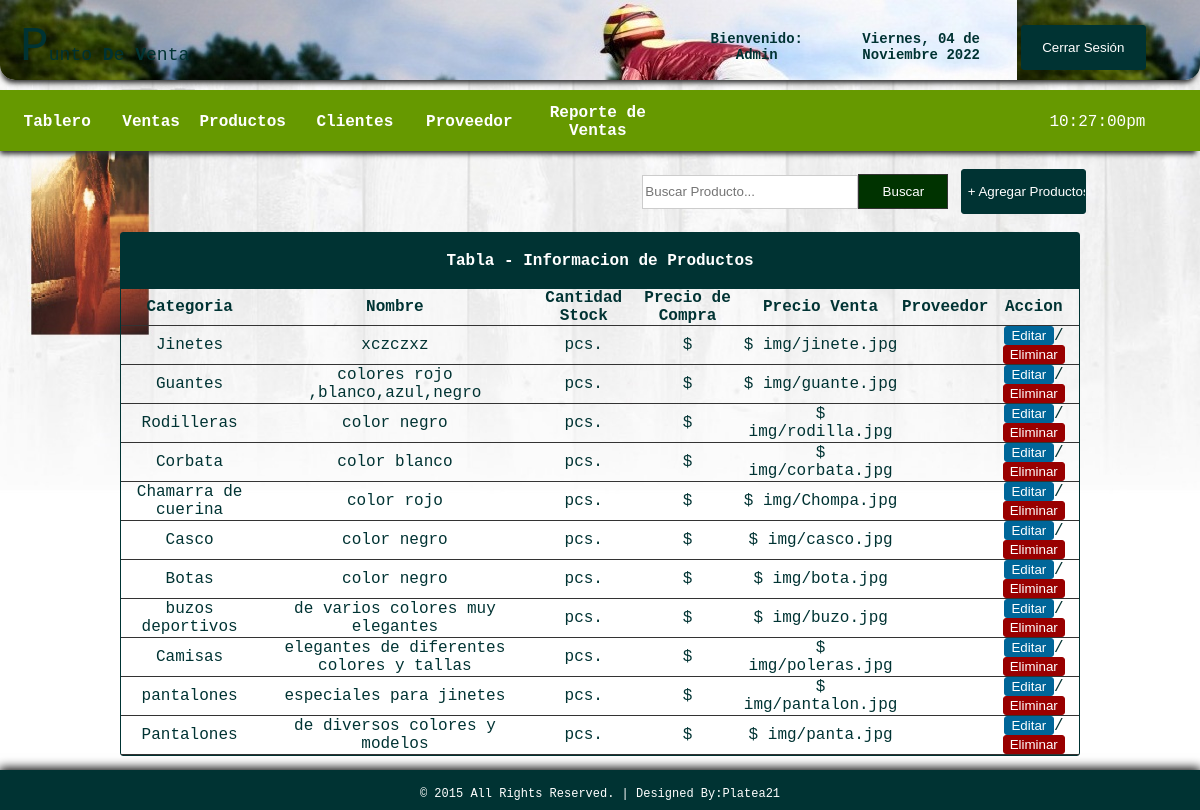
The app's page /Sitio1.php (signed in) with its own data.
### tables this page shows
CREATE TABLE `sitios1` (
  `idSitio1` int(11) NOT NULL,
  `nombre` varchar(60) NOT NULL,
  `descripcion` varchar(500) NOT NULL,
  `foto` varchar(100) NOT NULL
);

### Sitio1.php (the view, shortened to what this page needs)
<!DOCTYPE html PUBLIC "-//W3C//DTD XHTML 1.0 Transitional//EN" "http://www.w3.org/TR/xhtml1/DTD/xhtml1-transitional.dtd">
<html xmlns="http://www.w3.org/1999/xhtml">
<head>
</head>
<link rel="stylesheet" type="text/css" href="css/css1.css">
<body>
<div id="container">
<div id="header">
<table cellspacing="0" width="100%" border="0" cellpadding="20px">
<tr>
	<td width="56%">
    <table width="41%" border="0" cellspacing="0" cellpadding="0">
	  <tr>
	    <td width="80%" align="left"> <font size="12px">P</font><span style="font-size: 18px;">unto <b>D</b>e <b>V</b>enta</span></td>
	    </tr>
	  </table></td>
    <td style="font-size:14px;">
      <table width="93%" border="0" cellspacing="0" cellpadding="0">
        <tr>
        	<th scope="col">Bienvenido: <?php echo $_SESSION['access'];?></th>
          	<th scope="col"><?php
			include_once("date1.php");
			?></th>
          	<th scope="col" width="20px"><a href="logout.php">
            <input type="button" id="btnadd" value="Cerrar Sesión" align="middle" />
          	</a></th>
        </tr>
  </table></td>
    </tr>
</table>
</div>
<br><br><br><br><br>
<div id = "headnav">
<table width="100%" border="0" cellpadding="0" cellspacing="0">
<tr>
	<td width="669" height="62">
	<table width="669" border="0" cellspacing="0" cellpadding="0">
	  <tr>
	    <th width="90" height="56" scope="col"><a href="index.php">Tablero</a></th>
	    <th width="50" scope="col"><a href="sales.php">Ventas</a></th>
	    <th width="80" scope="col"><a href="sitios1.php">Productos</a></th>
	    <th width="90" scope="col"><a href="customers.php">Clientes</a></th>
	    <th width="90" scope="col"><a href="supplier.php">Proveedor</a></th>
	    <th width="112" scope="col"><a href="salesreport.php">Reporte de Ventas</a></th>
	    </tr>
	  </table>
      </td>
      <td width="13">
      <table border="0" cellspacing="0" cellpadding="0">
      	<tr>
        	<td align="left" style="color:#FFF">
            <?php
			$date_time=date("h:i:sa");
			echo $date_time;
			?>
            </td>
        </tr>
      </table>
      </td>
</tr>
</table>
</div>
<br>
<table width="83%" border="0" align="center" cellpadding="0" cellspacing="0">
      <tr>
        <td width="741" align="right">
        <form action="result_sitios1.php" method="get" ecntype="multipart/data-form">
        <input type="text" name="query" style="border:1px solid #CCC; color: #333; width:210px; height:30px;" placeholder="Buscar Producto..." /><input type="submit" id="btnsearch" value="Buscar" name="search" />
        </form>
        </td>
        <td width="131" height="37">
        <a href="javascript:void(0)" onclick="toggle_visibility('popup-box1')"><input type="button" id="btnadd" value="+ Agregar Productos" /></a>
        </td>
      </tr>
    </table></th>
  <br>
  <tr>
    <td>
    <table border="0" cellpadding="0" cellspacing="0" align="center" width="80%" style="border:1px solid #033; color:#033;">
     <tr>
     <th colspan="7" align="center" height="55px" style="border-bottom:1px solid #033; background: #033; color:#FFF;"> Tabla - Informacion de Productos	</th>
    </tr>
      <tr height="30px">
        <th style="border-bottom:1px solid #333;"> Categoria </th>
        <th style="border-bottom:1px solid #333;"> Nombre </th>
        <th style="border-bottom:1px solid #333;"> Cantidad Stock </th>
        <th style="border-bottom:1px solid #333;"> Precio de Compra </th>
        <th style="border-bottom:1px solid #333;"> Precio Venta </th>
        <th style="border-bottom:1px solid #333;"> Proveedor </th>
        <th style="border-bottom:1px solid #333;"> Accion </th>
      </tr>
       <?php
require('config.php');
$query="SELECT * FROM sitios1";
$result=mysqli_query($db_link, $query);
while ($row=mysqli_fetch_array($result)){?>
      <tr align="center" style="height:25px">
      	<td style="border-bottom:1px solid #333;"> <?php echo $row['nombre']; ?> </td>
        <td style="border-bottom:1px solid #333;"> <?php echo $row['descripcion']; ?> </td>
        <td style="border-bottom:1px solid #333;"> <?php echo $row['cantidad']; ?> pcs. </td>
        <td style="border-bottom:1px solid #333;">$ <?php echo $row['purchase']; ?> </td>
        <td style="border-bottom:1px solid #333;">$ <?php echo $row['foto']; ?> </td>
        <td style="border-bottom:1px solid #333;"> <?php echo $row['supplier']; ?> </td>
        <td style="border-bottom:1px solid #333;">
        <a href="edit_item.php?id=<?php echo md5($row['id']);?>"><input type="button" value="Editar" style="width:50px; height:20; color:#FFF; background:#069; border:1px solid #069; border-radius:3px;"></a>/<a href="delete_item.php?id=<?php echo md5($row['id']);?>"><input type="button" value="Eliminar" style="width:15; height:20; color:#FFF; background: #900; border:1px solid #900; border-radius:3px;"></a>
        </td>
      </tr>
   <?php
}?>
    </table>
  </td>
  </tr>
<br><br><br>
<div id="footer">
<table border="0" cellpadding="15px" align="center"; style="size: 12px; font-family: 'Courier New', Courier, monospace; color: #FFF; font-size: 12px;">
<tr>
	<td>
    &copy; 2015 All Rights Reserved.  |  Designed By:<a href="https://www.facebook.com/platea21">Platea21</a>
    </td>
</tr>
</table>
</div>
</div>
</body>
</html>

### css/css1.css (style rules this page uses)
html { font-family: "Courier New", Courier, monospace; color: #033; height:100%; margin:0; padding:0; -webkit-background-size: cover; -moz-background-size: cover; -o-background-size: cover; background-size: cover; }
body { margin:0; font-size:16px; height:100%; margin:0; padding:0; background:url(../images/bgimg.jpg) no-repeat center fixed; -webkit-background-size: cover; -moz-background-size: cover; -o-background-size: cover; background-size: cover; }
#container { height:100px; width: auto; margin:0 auto; }
#header { box-shadow: -1px 5px 5px -2px #333333; position:fixed; width:100%; height:80px; border-radius:0px 0px 15px 15px; background-image: url('img/23.jpg'); }
#footer { clear: both; background: #033; height: 40px; width: 100%; position: fixed; left: 0px; bottom: 0px; text-align: center; box-shadow:0px -1px 10px 1px #000; }
#headnav { box-shadow: -2px 5px 5px -2px #333333; border-top:1px solid #690; padding:0px; clear:both; background: #690; height:60px; width:100%; }
#btnsearch { border:1px solid #333; background: #030; height:35px; width:90px; color: #FFF; font-family:"Lucida Sans Unicode", "Lucida Grande", sans-serif; }
#btnadd { border:1px solid #033; background: #033; border-radius:3px; height:45px; width:125px; color: #FFF; font-family:"Lucida Sans Unicode", "Lucida Grande", sans-serif; }
a:link { color:#FFF; text-decoration: none; }
table { border-radius:3px; text-align: center; }

### records on screen
sitios1: nombre "Jinetes", descripcion "xczczxz", foto "img/jinete.jpg"
sitios1: nombre "Guantes", descripcion "colores rojo ,blanco,azul,negro", foto "img/guante.jpg"
sitios1: nombre "Rodilleras", descripcion "color negro", foto "img/rodilla.jpg"
sitios1: nombre "Corbata", descripcion "color blanco", foto "img/corbata.jpg"
sitios1: nombre "Chamarra de cuerina", descripcion "color rojo", foto "img/Chompa.jpg"
sitios1: nombre "Casco", descripcion "color negro", foto "img/casco.jpg"
sitios1: nombre "Botas", descripcion "color negro", foto "img/bota.jpg"
sitios1: nombre "buzos deportivos", descripcion "de varios colores muy elegantes", foto "img/buzo.jpg"
sitios1: nombre "Camisas", descripcion "elegantes de diferentes colores y tallas", foto "img/poleras.jpg"
sitios1: nombre "pantalones", descripcion "especiales para jinetes", foto "img/pantalon.jpg"
sitios1: nombre "Pantalones", descripcion "de diversos colores y modelos", foto "img/panta.jpg"

### other values on screen
$_SESSION['access'] "Admin"
$dia "Viernes"
$mes "Noviembre"
